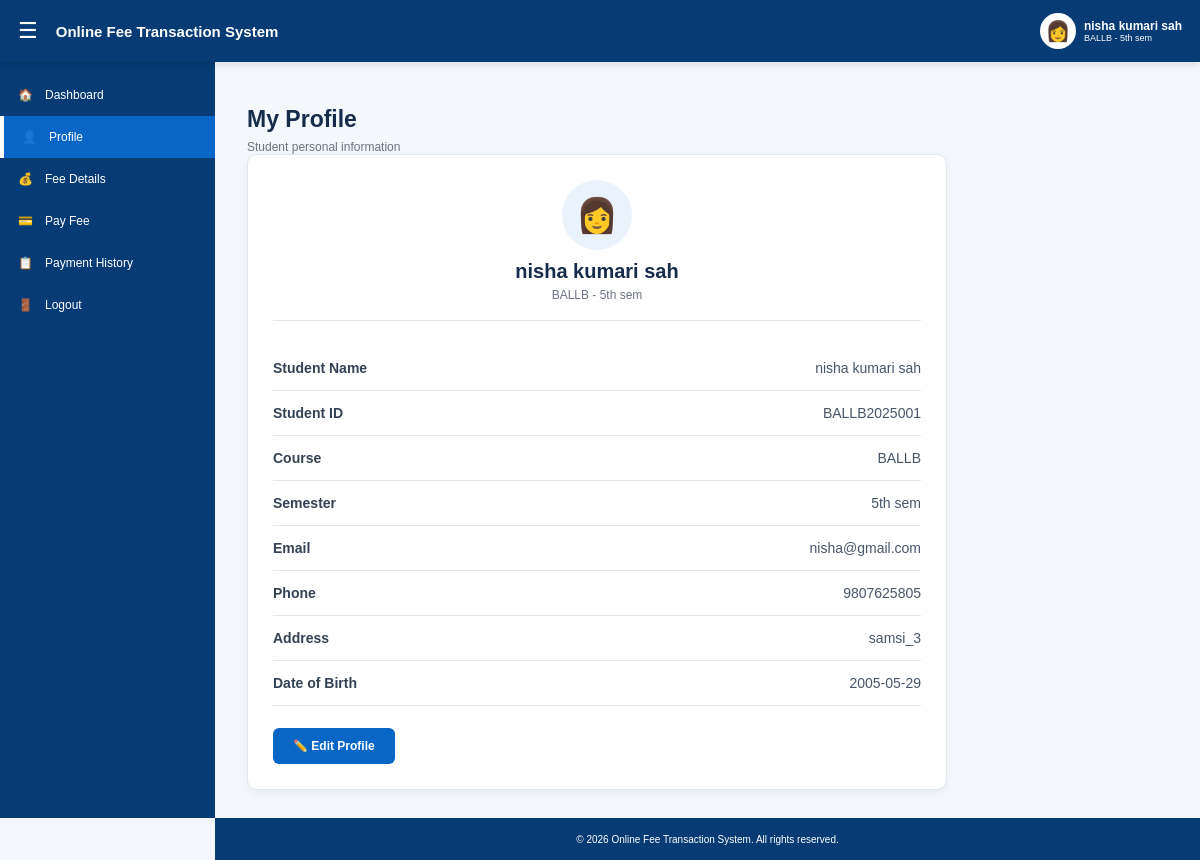
Page /profile.php (signed in) on the committed database.
### tables this page shows
CREATE TABLE `students` (
  `student_id` varchar(20) NOT NULL,
  `student_name` varchar(100) NOT NULL,
  `course` varchar(100) DEFAULT NULL,
  `semester` varchar(30) DEFAULT NULL,
  `email` varchar(100) DEFAULT NULL,
  `phone` varchar(20) DEFAULT NULL,
  `address` varchar(200) DEFAULT NULL,
  `date_of_birth` date DEFAULT NULL,
  `password` varchar(100) DEFAULT NULL
);

### profile.php (the view, shortened to what this page needs)
<?php
include("backend/db.php");
$student_id = $_SESSION['student_id'];
$sql = "
    SELECT
        student_id,
        student_name,
        course,
        semester,
        email,
        phone,
        address,
        date_of_birth
    FROM students
    WHERE student_id = ?
";
$stmt = mysqli_prepare(
    $conn,
    $sql
);
mysqli_stmt_bind_param(
    $stmt,
    "s",
    $student_id
);
mysqli_stmt_execute($stmt);
$result = mysqli_stmt_get_result($stmt);
$student = mysqli_fetch_assoc($result);
?>
<!DOCTYPE html>
<html lang="en">
<head>
<link rel="stylesheet" href="style.css">
</head>
<body>
<header class="topbar">
    <div class="menu">
        ☰
    </div>
    <div class="brand">
        Online Fee Transaction System
    </div>
    <div class="user">
        <div class="avatar">
            👩
        </div>
        <div>
            <b>
                <?php
                echo htmlspecialchars(
                    $student['student_name']
                );
                ?>
            </b>
            <small>
                <?php
                echo htmlspecialchars(
                    $student['course']
                );
                ?>
                -
                <?php
                echo htmlspecialchars(
                    $student['semester']
                );
                ?>
            </small>
        </div>
    </div>
</header>
<aside class="sidebar">
    <a href="dashboard.php">
        <span>🏠</span>
        <span>Dashboard</span>
    </a>
    <a href="profile.php" class="active">
        <span>👤</span>
        <span>Profile</span>
    </a>
    <a href="fee-details.php">
        <span>💰</span>
        <span>Fee Details</span>
    </a>
    <a href="pay-fee.php">
        <span>💳</span>
        <span>Pay Fee</span>
    </a>
    <a href="payment-history.php">
        <span>📋</span>
        <span>Payment History</span>
    </a>
    <a href="backend/logout.php">
        <span>🚪</span>
        <span>Logout</span>
    </a>
</aside>
<main class="main">
    <h1>
        My Profile
    </h1>
    <p class="muted">
        Student personal information
    </p>
    <div class="profile-box">
        <div class="profile-top">
            <div class="profile-avatar">
                👩
            </div>
            <b>
                <?php
                echo htmlspecialchars(
                    $student['student_name']
                );
                ?>
            </b>
            <p class="muted">
                <?php
                echo htmlspecialchars(
                    $student['course']
                );
                ?>
                -
                <?php
                echo htmlspecialchars(
                    $student['semester']
                );
                ?>
            </p>
        </div>
        <div class="row">
            <b>
                Student Name
            </b>
            <span>
                <?php
                echo htmlspecialchars(
                    $student['student_name']
                );
                ?>
            </span>
        </div>
        <div class="row">
            <b>
                Student ID
            </b>
            <span>
                <?php
                echo htmlspecialchars(
                    $student['student_id']
                );
                ?>
            </span>
        </div>
        <div class="row">
            <b>
                Course
            </b>
            <span>
                <?php
                echo htmlspecialchars(
                    $student['course']
                );
                ?>
            </span>
        </div>
        <div class="row">
            <b>
                Semester
            </b>
            <span>
                <?php
                echo htmlspecialchars(
                    $student['semester']
                );
                ?>
            </span>
        </div>
        <div class="row">
            <b>
                Email
            </b>
            <span>
                <?php
                echo htmlspecialchars(
                    $student['email'] ?? ''
                );
                ?>
            </span>
        </div>
        <div class="row">
            <b>
                Phone
            </b>
            <span>
                <?php
                echo htmlspecialchars(
                    $student['phone'] ?? ''
                );
                ?>
            </span>
        </div>
        <div class="row">
            <b>
                Address
            </b>
            <span>
                <?php
                echo htmlspecialchars(
                    $student['address'] ?? ''
                );
                ?>
            </span>
        </div>
        <div class="row">
            <b>
                Date of Birth
            </b>
            <span>
                <?php
                echo htmlspecialchars(
                    $student['date_of_birth'] ?? ''
                );
                ?>
            </span>
        </div>
        <div class="edit-profile-button">
            <button
                type="button"
                class="btn"
                onclick="showEditProfile()"
            >
                ✏️ Edit Profile
            </button>
        </div>
    </div>
</main>
<footer class="footer">
    © 2026 Online Fee Transaction System.
    All rights reserved.
</footer>
</body>
</html>

### style.css (style rules this page uses)
* { box-sizing: border-box; margin: 0; padding: 0; }
html { scroll-behavior: smooth; }
body { font-family: Arial, Helvetica, sans-serif; background: #f4f7fb; color: #172b4d; }
a { text-decoration: none; color: inherit; }
button, input, select, textarea { font-family: Arial, Helvetica, sans-serif; }
.topbar { height: 62px; background: #063b75; color: #fff; display: flex; align-items: center; padding: 0 18px; position: fixed; top: 0; left: 0; right: 0; z-index: 10; box-shadow: 0 2px 8px #0002; }
.menu { font-size: 22px; margin-right: 18px; cursor: pointer; }
.brand { font-size: 15px; font-weight: 700; flex: 1; }
.user { display: flex; align-items: center; gap: 8px; font-size: 12px; }
.avatar { width: 36px; height: 36px; border-radius: 50%; background: #fff; display: grid; place-items: center; font-size: 20px; }
.user small { display: block; font-size: 9px; }
.sidebar { position: fixed; top: 62px; bottom: 42px; left: 0; width: 215px; background: #063b75; padding-top: 12px; z-index: 9; }
.sidebar a { display: flex; align-items: center; gap: 12px; padding: 14px 18px; color: #fff; font-size: 12px; transition: 0.2s; }
.sidebar a:hover, .sidebar a.active { background: #0866c6; border-left: 4px solid #fff; }
.main { margin-left: 215px; padding: 88px 32px 70px; min-height: 100vh; }
h1 { font-size: 23px; margin-bottom: 7px; }
.muted { color: #6b7280; font-size: 12px; }
.footer { position: fixed; bottom: 0; left: 215px; right: 0; height: 42px; background: #063b75; color: #fff; display: grid; place-items: center; font-size: 10px; z-index: 9; }
.btn { display: inline-block; border: 0; background: #0866c6; color: #fff; padding: 11px 18px; border-radius: 6px; cursor: pointer; font-weight: 700; font-size: 12px; transition: 0.2s; }
.profile-box { max-width: 650px; background: #fff; border: 1px solid #e1e6ed; border-radius: 10px; padding: 25px; box-shadow: 0 3px 10px #0000000d; }
.profile-top { text-align: center; border-bottom: 1px solid #e5e7eb; padding-bottom: 18px; margin-bottom: 10px; }
.profile-avatar { width: 85px; height: 85px; border-radius: 50%; background: #e7f0ff; display: grid; place-items: center; font-size: 48px; margin: 0 auto 10px; }
.row { display: grid; grid-template-columns: 170px 1fr; padding: 10px 0; border-bottom: 1px solid #edf0f3; font-size: 12px; }
.row b { color: #334155; }
.edit-profile-button { margin-top: 20px; }
.edit-profile-button .btn { display: inline-block; }

### profile.php (style rules this page uses)
.profile-box { max-width: 700px; }
.profile-top { text-align: center; margin-bottom: 25px; }
.profile-avatar { width: 70px; height: 70px; margin: 0 auto 10px; display: flex; align-items: center; justify-content: center; border-radius: 50%; background: #eaf2fb; font-size: 34px; }
.profile-top b { font-size: 20px; color: #172b4d; }
.profile-top p { margin-top: 5px; }
.row { display: flex; justify-content: space-between; align-items: center; gap: 20px; padding: 14px 0; border-bottom: 1px solid #e5e7eb; }
.row b { color: #334155; font-size: 14px; min-width: 150px; }
.row span { color: #475569; font-size: 14px; text-align: right; word-break: break-word; }
.edit-profile-button { margin-top: 22px; }
.edit-profile-button .btn { border: none; background: #0866c6; color: white; padding: 11px 20px; border-radius: 6px; cursor: pointer; font-weight: 700; }

### rows in the picture
students: student_name "nisha kumari sah", course "BALLB", semester "5th sem", student_id "BALLB2025001", email "nisha@gmail.com", phone "9807625805", address "samsi_3", date_of_birth "2005-05-29"
